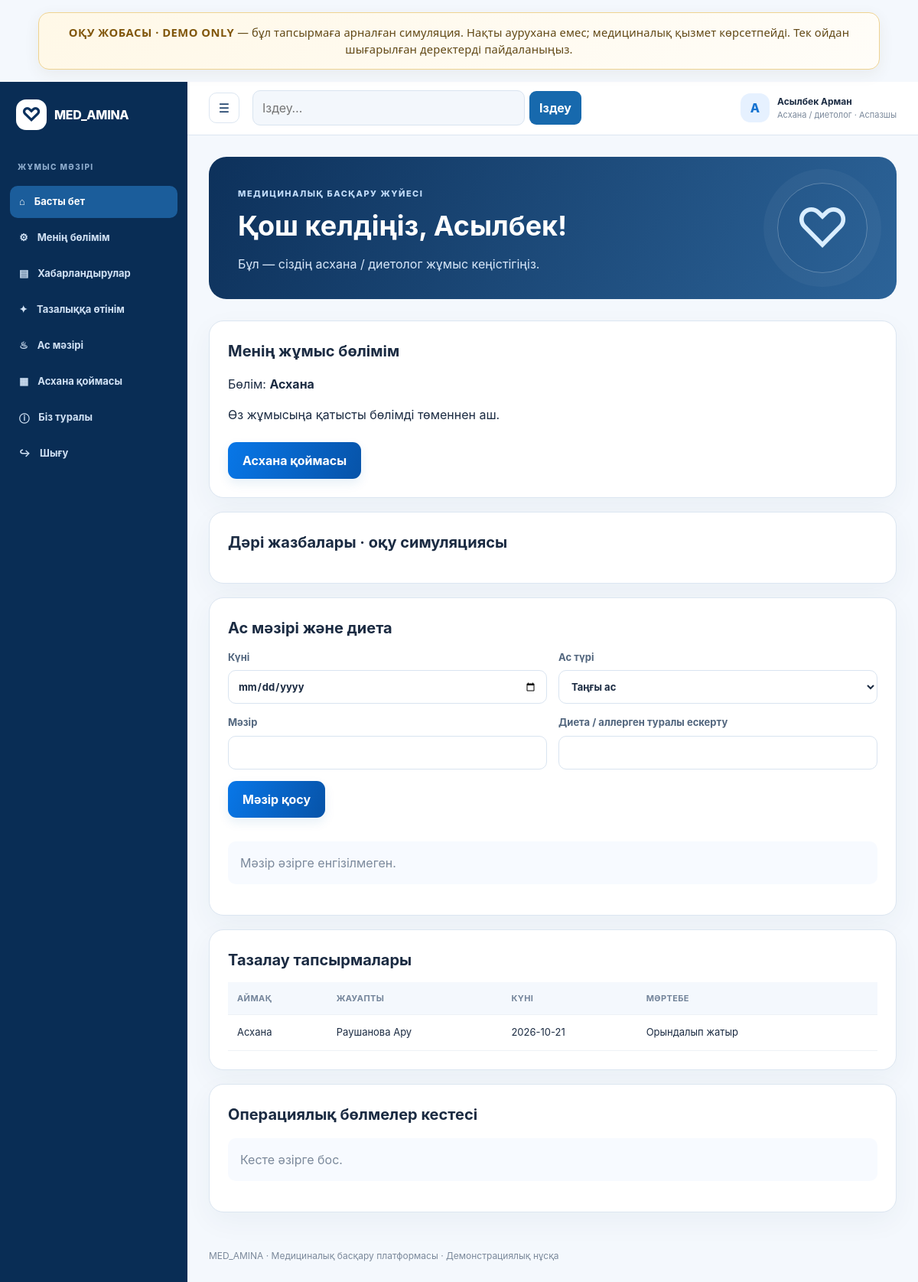
/dashboard (signed in), run on the app's committed database.
### tables this page shows
CREATE TABLE users (
            id INTEGER PRIMARY KEY AUTOINCREMENT,
            full_name TEXT NOT NULL,
            email TEXT NOT NULL UNIQUE,
            password_hash TEXT NOT NULL,
            role TEXT NOT NULL,
            specialty TEXT DEFAULT '',
            department TEXT DEFAULT '',
            approved INTEGER NOT NULL DEFAULT 0,
            created_at TEXT DEFAULT CURRENT_TIMESTAMP
        );

CREATE TABLE cleaning_tasks (
            id INTEGER PRIMARY KEY AUTOINCREMENT, area TEXT NOT NULL, assigned_to TEXT DEFAULT '',
            task_date TEXT NOT NULL, status TEXT DEFAULT 'Жаңа', note TEXT DEFAULT '',
            requester_id INTEGER, priority TEXT DEFAULT 'Қалыпты',
            FOREIGN KEY(requester_id) REFERENCES users(id)
        );

### med_amina_server.py (the view, shortened to what this page needs)
@app.route("/dashboard")
@login_required
def dashboard():
    user = current_user()
    if user["role"] in WORKER_ROLES and not user["approved"]:
        session.clear()
        flash("Аккаунтыңыз растауды күтуде.", "warning")
        return redirect(url_for("login"))
    with get_db() as db:
        counts = {
            "patients": db.execute("SELECT COUNT(*) FROM users WHERE role IN ('patient','inpatient')").fetchone()[0],
            "doctors": db.execute("SELECT COUNT(*) FROM users WHERE role='doctor' AND approved=1").fetchone()[0],
            "appointments": db.execute("SELECT COUNT(*) FROM appointments").fetchone()[0],
            "labs": db.execute("SELECT COUNT(*) FROM lab_results").fetchone()[0],
        }
        return render_template("dashboard.html", user=user, counts=counts)

### med_amina_db.py (called while the page is built)
@contextmanager
def get_db():
    db = sqlite3.connect(DB_PATH)
    db.row_factory = sqlite3.Row
    db.execute("PRAGMA foreign_keys = ON")
    try:
        yield db
        db.commit()
    except Exception:
        db.rollback()
        raise
    finally:
        db.close()

### med_amina_server.py (called while the page is built)
def current_user():
    uid = session.get("user_id")
    if not uid:
        return None
    with get_db() as db:
        row = db.execute("SELECT * FROM users WHERE id=?", (uid,)).fetchone()
        return dict(row) if row else None

def login_required(fn):
    @wraps(fn)
    def wrapper(*args, **kwargs):
        if not current_user():
            flash("Алдымен жүйеге кіріңіз.", "warning")
            return redirect(url_for("login"))
        return fn(*args, **kwargs)
    return wrapper

### templates/dashboard.html (shortened to what this page needs)
{% extends "base.html" %}
{% block body %}
<div class="app-shell">
	<aside class="sidebar">
		<a class="brand side-brand" href="{{ url_for('dashboard') }}"><span class="logo">♡</span><span>MED_AMINA</span></a>
		<div class="side-caption">ЖҰМЫС МӘЗІРІ</div>
		<a class="side-link active" href="{{ url_for('dashboard') }}">⌂ <span>Басты бет</span></a>
		{% if user.role == 'admin' %}
		<a class="side-link" href="#staff">♙ <span>Қызметкерлер</span></a>
		<a class="side-link" href="#approvals">✓ <span>Растауды күткендер</span></a>
		<a class="side-link" href="#overview">▦ <span>Көрсеткіштер</span></a>
		{% elif user.role in ['patient', 'inpatient'] %}
		<a class="side-link" href="#book">▦ <span>Қабылдауға жазылу</span></a>
		<a class="side-link" href="#my-appointments">◷ <span>Менің қабылдауларым</span></a>
		<a class="side-link" href="#my-labs">✚ <span>Зертхана нәтижелері</span></a>
		{% elif user.role == 'doctor' %}
		<a class="side-link" href="#my-appointments">▦ <span>Қабылдаулар</span></a>
		<a class="side-link" href="#my-patients">♙ <span>Пациенттер</span></a>
		<a class="side-link" href="#add-lab">＋ <span>Талдау енгізу</span></a>
		{% elif user.role == 'nurse' %}
		<a class="side-link" href="#my-appointments">▦ <span>Күн тәртібі</span></a>
		<a class="side-link" href="#add-lab">＋ <span>Зертхана жазбасы</span></a>
		{% else %}
		<a class="side-link" href="#work">⚙ <span>Менің бөлімім</span></a>
		{% endif %}
		<a class="side-link" href="{{ url_for('announcements') }}">▤ <span>Хабарландырулар</span></a>
		<a class="side-link" href="{{ url_for('cleaning') }}">✦ <span>Тазалыққа өтінім</span></a>
		{% if user.role in ['admin', 'employee', 'kitchen'] %}
		<a class="side-link" href="{{ url_for('kitchen') }}">♨ <span>Ас мәзірі</span></a>
		<a class="side-link" href="{{ url_for('inventory') }}">▦ <span>Асхана қоймасы</span></a>
		{% endif %}
		<a class="side-link" href="{{ url_for('about') }}">ⓘ <span>Біз туралы</span></a>
		<a class="side-link" href="{{ url_for('logout') }}">↪ <span>Шығу</span></a>
	</aside>
	<main class="app-main">
		<header class="topbar">
			<button class="menu-toggle" data-menu-toggle aria-label="Мәзірді жасыру">☰</button>
			<form class="top-search" action="{{ url_for('search') }}" method="get">
				<input name="q" placeholder="Іздеу…" aria-label="Іздеу" required>
				<button type="submit">Іздеу</button>
			</form>
			<div class="user-chip">
				<span class="avatar">{{ user.full_name[:1] }}</span>
				<span><b>{{ user.full_name }}</b><small>{{ role_labels.get(user.role, user.role) }}{% if user.specialty %} · {{ user.specialty }}{% endif %}</small></span>
			</div>
		</header>
		<div class="page-wrap">
			<section class="welcome-banner">
				<div>
					<span class="eyebrow">МЕДИЦИНАЛЫҚ БАСҚАРУ ЖҮЙЕСІ</span>
					<h1>Қош келдіңіз, {{ user.full_name.split()[0] }}!</h1>
					<p>Бұл — сіздің {{ role_labels.get(user.role, '')|lower }} жұмыс кеңістігіңіз.</p>
				</div>
				<div class="pulse">♡</div>
			</section>
			{% if user.role == 'admin' %}
			<section id="overview">
				<div class="section-heading">
					<div><h2>Жалпы көрсеткіштер</h2><p>Жүйедегі ағымдағы мәліметтер</p></div>
					<span class="status-dot">Демо жүйе</span>
				</div>
				<div class="stats">
					{% for label, key, ico in [('Пациенттер', 'patients', '♙'), ('Дәрігерлер', 'doctors', '✚'), ('Қабылдаулар', 'appointments', '▦'), ('Зертхана жазбалары', 'labs', '⚗')] %}
					<article class="stat"><span class="stat-icon">{{ ico }}</span><strong>{{ counts[key] }}</strong><p>{{ label }}</p></article>
					{% endfor %}
				</div>
			</section>
			<section class="panel" id="staff">
				<h2>Қызметкер аккаунтын жасау</h2>
				<p class="muted">Қызметкерлер өздері тіркелмейді; әкімшілік аккаунт ашады.</p>
				<form class="form-grid" method="post" action="{{ url_for('create_worker') }}">
					<label>Аты-жөні<input name="full_name" required></label>
					<label>Email<input type="email" name="email" required></label>
					<label>Бастапқы құпиясөз<input type="password" name="password" minlength="8" required></label>
					<label>Рөлі<select name="role"><option value="doctor">Дәрігер</option><option value="nurse">Медбике / медик</option><option value="employee">Қызметкер</option><option value="kitchen">Асхана / диетолог</option><option value="cleaner">Тазалық қызметкері</option><option value="operating_room">Операциялық бөлім</option><option value="admin">Әкімшілік</option></select></label>
					<label>Мамандығы<input name="specialty" placeholder="Мысалы, кардиолог"></label>
					<label>Бөлім<input name="department" placeholder="Мысалы, кардиология"></label>
					<button class="btn">Аккаунт жасау</button>
				</form>
			</section>
			<section class="panel" id="approvals">
				<h2>Растауды күткен қызметкерлер</h2>
				{% if pending %}
				<div class="table-scroll"><table>
					<tr><th>Аты-жөні</th><th>Email</th><th>Рөлі</th><th>Бөлім</th><th></th></tr>
					{% for p in pending %}
					<tr><td>{{ p.full_name }}</td><td>{{ p.email }}</td><td>{{ role_labels.get(p.role, p.role) }}</td><td>{{ p.department or '—' }}</td><td><form method="post" action="{{ url_for('approve_worker', user_id=p.id) }}"><button class="btn small">Растау</button></form></td></tr>
					{% endfor %}
				</table></div>
				{% else %}
				<p class="empty">Қазір растауды күткен аккаунт жоқ.</p>
				{% endif %}
			</section>
			<section class="panel">
				<h2>Соңғы қабылдаулар</h2>
				{% if appointments %}
				<div class="table-scroll"><table>
					<tr><th>Пациент</th><th>Дәрігер</th><th>Күні</th><th>Уақыты</th><th>Мәртебе</th></tr>
					{% for a in appointments %}
					<tr><td>{{ a.patient_name }}</td><td>{{ a.doctor_name or 'Тағайындалмаған' }}</td><td>{{ a.appointment_date }}</td><td>{{ a.appointment_time }}</td><td>{{ a.status }}</td></tr>
					{% endfor %}
				</table></div>
				{% else %}
				<p class="empty">Қабылдау жазбалары әзірге жоқ.</p>
				{% endif %}
			</section>
			{% else %}
			<section class="panel" id="work">
				<h2>Менің жұмыс бөлімім</h2>
				<p>Бөлім: <b>{{ user.department or 'Әкімшілік тағайындауы қажет' }}</b></p>
				<p>Өз жұмысыңа қатысты бөлімді төменнен аш.</p>
				<div class="actions">
					{% if user.role in ['kitchen', 'employee'] %}<a class="btn" href="{{ url_for('inventory') }}">Асхана қоймасы</a>{% endif %}
				</div>
			</section>
			{% endif %}
			<section class="panel" id="demo-medicine">
				<h2>Дәрі жазбалары · оқу симуляциясы</h2>
			</section>
			<section class="panel" id="food">
				<h2>Ас мәзірі және диета</h2>
				{% if user.role in ['admin', 'employee', 'kitchen'] %}
				<form class="form-grid" method="post" action="{{ url_for('add_menu') }}">
					<label>Күні<input type="date" name="menu_date" required></label>
					<label>Ас түрі<select name="meal"><option>Таңғы ас</option><option>Түскі ас</option><option>Кешкі ас</option></select></label>
					<label>Мәзір<input name="description" required></label>
					<label>Диета / аллерген туралы ескерту<input name="diet_note"></label>
					<button class="btn">Мәзір қосу</button>
				</form>
				{% endif %}
				{% if demo_menus %}
				<div class="table-scroll"><table>
					<tr><th>Күні</th><th>Ас</th><th>Мәзір</th><th>Диета ескертпесі</th></tr>
					{% for m in demo_menus %}<tr><td>{{ m.menu_date }}</td><td>{{ m.meal }}</td><td>{{ m.description }}</td><td>{{ m.diet_note or '—' }}</td></tr>{% endfor %}
				</table></div>
				{% else %}<p class="empty">Мәзір әзірге енгізілмеген.</p>{% endif %}
			</section>
			{% if user.role in ['admin', 'employee', 'nurse', 'doctor', 'cleaner', 'operating_room', 'kitchen'] %}
			<section class="panel" id="cleaning">
				<h2>Тазалау тапсырмалары</h2>
				{% if demo_tasks %}
				<div class="table-scroll"><table>
					<tr><th>Аймақ</th><th>Жауапты</th><th>Күні</th><th>Мәртебе</th><th></th></tr>
					{% for t in demo_tasks %}
					<tr><td>{{ t.area }}</td><td>{{ t.assigned_to or 'Тағайындалмаған' }}</td><td>{{ t.task_date }}</td><td>{{ t.status }}</td><td></td></tr>
					{% endfor %}
				</table></div>
				{% else %}<p class="empty">Тапсырмалар жоқ.</p>{% endif %}
			</section>
			<section class="panel" id="operating-rooms">
				<h2>Операциялық бөлмелер кестесі</h2>
				{% if demo_rooms %}
				<div class="table-scroll"><table>
					<tr><th>Бөлме</th><th>Күні</th><th>Уақыты</th><th>Процедура</th><th>Мәртебе</th></tr>
					{% for r in demo_rooms %}<tr><td>{{ r.room_name }}</td><td>{{ r.schedule_date }}</td><td>{{ r.start_time }}–{{ r.end_time }}</td><td>{{ r.procedure_name or '—' }}</td><td>{{ r.status }}</td></tr>{% endfor %}
				</table></div>
				{% else %}<p class="empty">Кесте әзірге бос.</p>{% endif %}
			</section>
			{% endif %}
			<footer class="app-footer">MED_AMINA · Медициналық басқару платформасы · Демонстрациялық нұсқа</footer>
		</div>
	</main>
</div>
{% endblock %}

### data on the page
users: full_name "А", full_name "Асылбек Арман", get "Асхана / диетолог", specialty "Аспазшы", full_name "Асылбек", get "асхана / диетолог", department "Асхана"
cleaning_tasks: area "Асхана", assigned_to "Раушанова Ару", task_date "2026-10-21", status "Орындалып жатыр"
